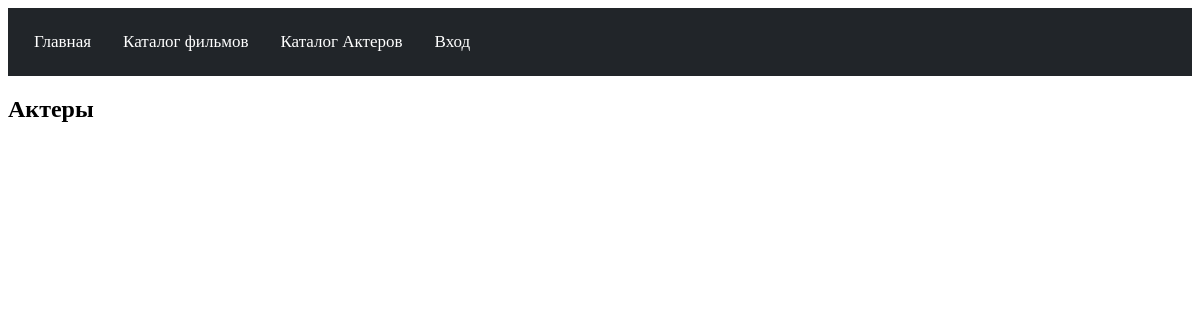
The app's page /artist/, older data.
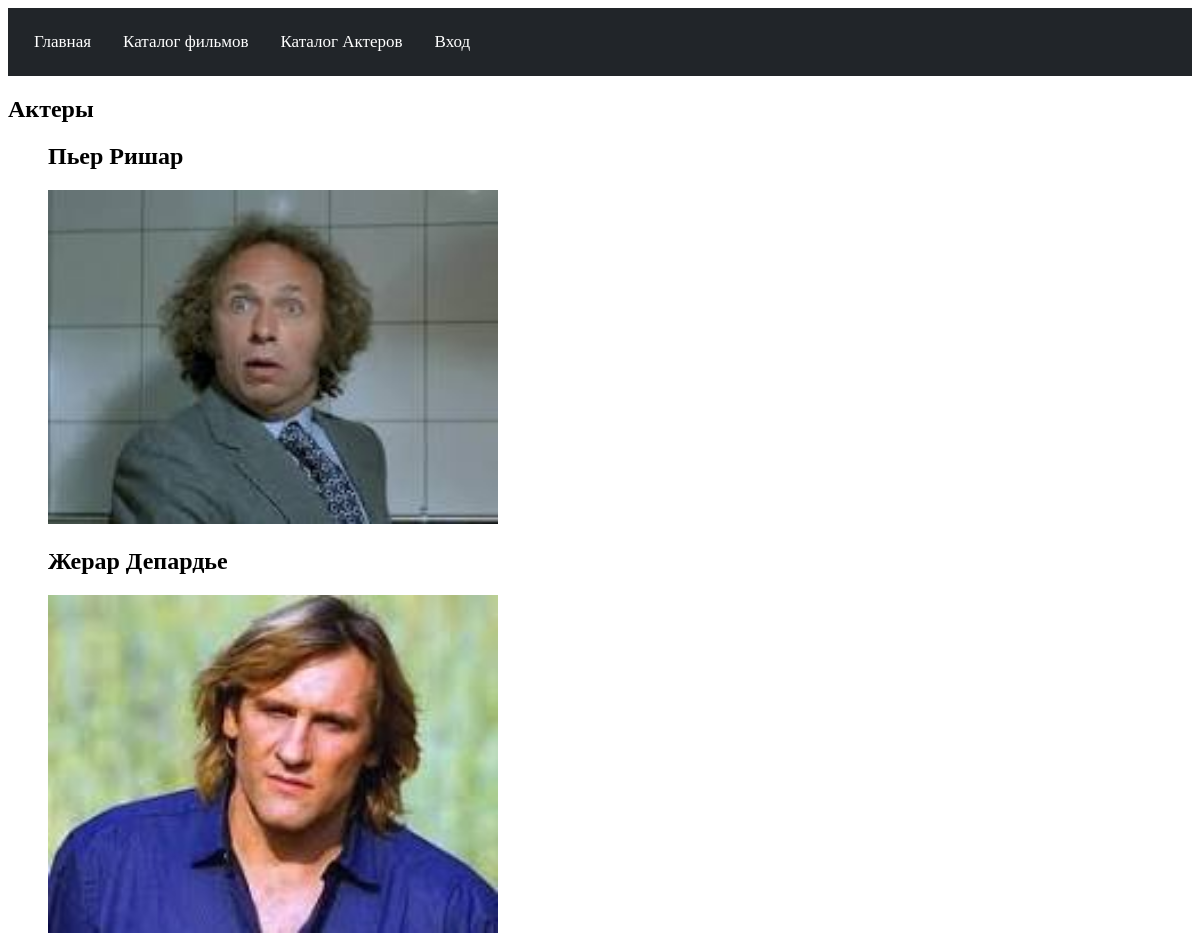
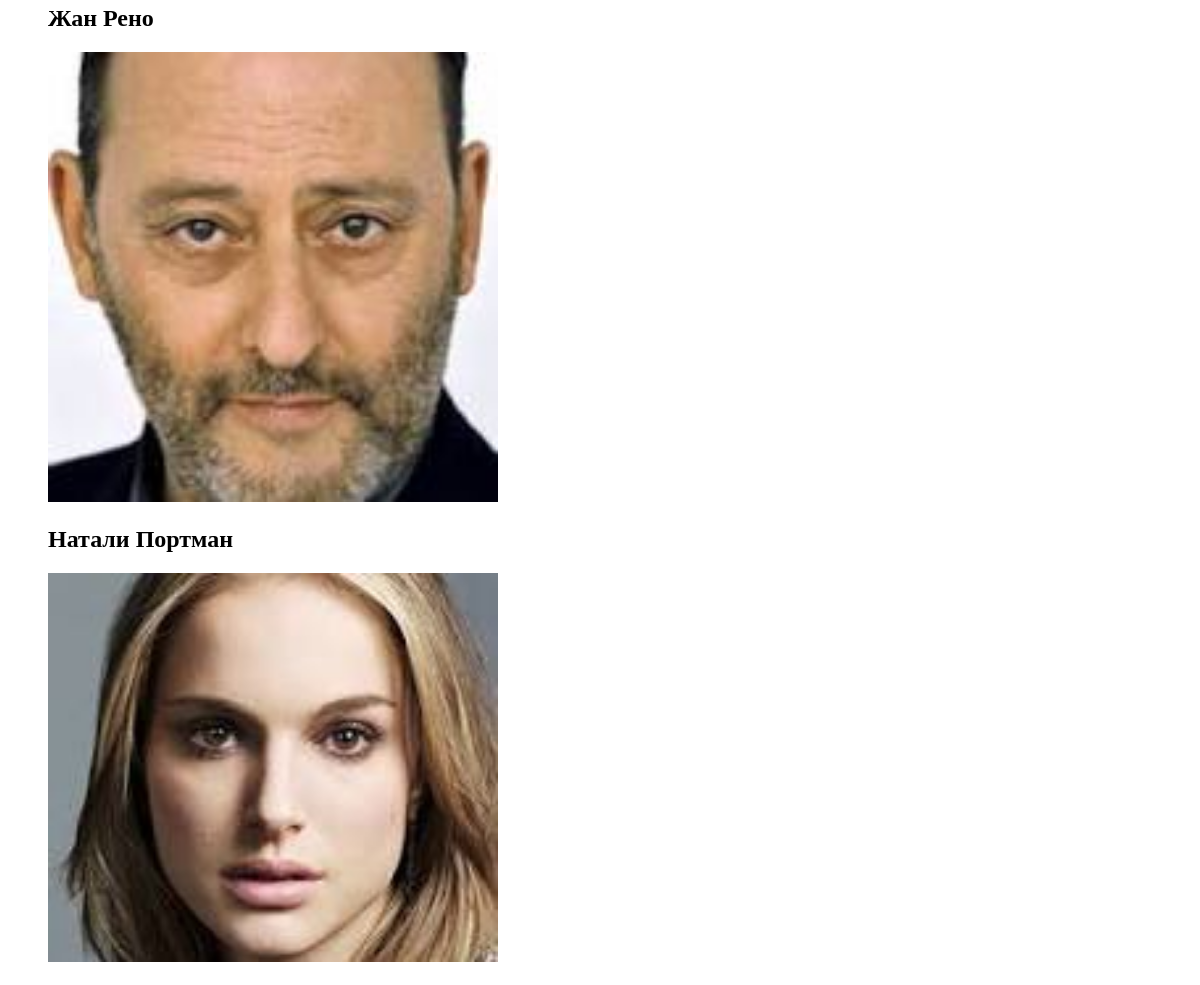
The same page, newer data (2 pictures, top to bottom).
### kino42/models.py (models this page shows, shortened)
class Artist(models.Model):
    name=models.CharField(max_length=100, verbose_name='Имя')
    info=models.TextField(verbose_name='Информация', blank=True, null=True)
    foto=models.FileField(verbose_name='Фото', blank=True, upload_to='artist/')

### kino42/views.py (the view)
# urls.py: path('artist/', views.artistlist.as_view(), name='allartists'),
class artistlist(generic.ListView):
    model =Artist

### templates/Kino42/artist_list.html (shortened to what this page needs)
{% extends 'index.html' %}
{% load static %}
{% block content %}
    <h2 class="title">Актеры</h2>
        <ul>
              {% for one in artist_list %}
        <li>
    <h2> {{ one.name }}</h2>
    <img src="{% static one.foto %}" alt="" width="450px">
    </li>
                {% endfor  %}
            </ul>
{% endblock %}

### templates/index.html (shortened to what this page needs)
<!DOCTYPE html>
{% load static %}
<html lang="en">
<head>
    {% block head %}
        <link rel="stylesheet" href="{% static 'style.css'  %}">
    {% endblock %}
</head>
<body>
    {% block menu %}
        <nav class="purple-theme">
            <a href="{% url 'index' %}">Главная</a>
            <a href="{% url 'allkino' %}">Каталог фильмов</a>
            <a href="{% url 'allartists' %}">Каталог Актеров</a>
            {% if user.is_authenticated %}
                 <a href="{% url 'kabinet' %}">Кабинет</a>>
            <a href="">
                <form action="{% url 'logout' %}" method="post">
                    {% csrf_token %}
                    <input type="submit" value="Выход">
                </form>
            </a>
            {% else %}
            <a href="{% url 'login' %}">Вход</a>
            {% endif %}
        </nav>
    {% endblock %}
    {% block content %}{% endblock %}
</body>
</html>

### kino42/static/style.css (style rules this page uses)
nav a, nav input[type="submit"] { display: block; float: left; color: white; text-decoration: none; padding: 14px 16px; font-size: 17px; text-align: center; border: none; cursor: pointer; margin: 0; }
nav.purple-theme { background-color: #212529; }
nav { display: block; overflow: hidden; padding: 10px; }
li { list-style-type: none; }

Row changes from the older to the newer data that the page shows:
added Artist: name "Пьер Ришар", foto (picture)
added Artist: name "Жерар Депардье", foto (picture)
added Artist: name "Жан Рено", foto (picture)
added Artist: name "Натали Портман", foto (picture)
